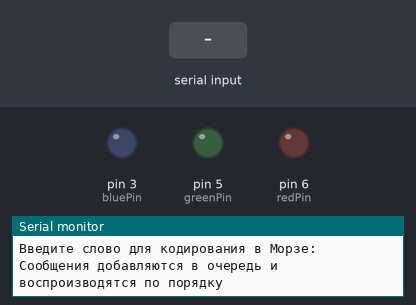
A sketch run on a simulated Arduino Uno, built with avr-gcc and run on an emulated ATmega328P. On the bench: output pins drawn as LEDs (lit = HIGH), the last lines printed to the serial monitor. The inputs (shaded band) are chosen by the test bench.

Above: at 1.3 s.
1.4 s: "90 45\n" received over Serial
At 3.8 s:
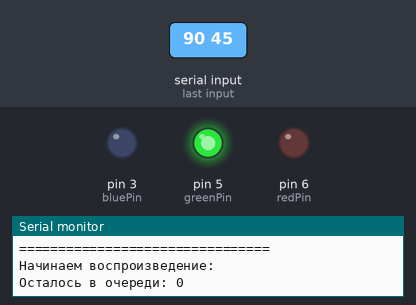
4.4 s: "30 150\n" received over Serial
At 6.9 s:
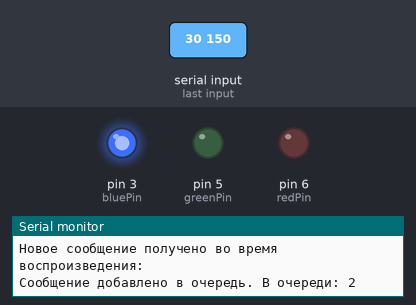
7.4 s: "1\n" received over Serial
At 9.6 s:
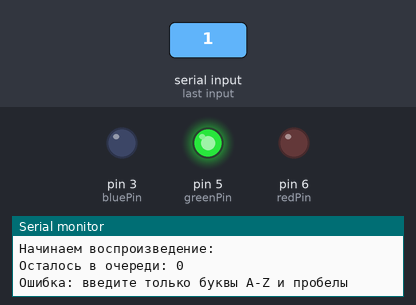
9.9 s: "2\n" received over Serial
At 11.3 s:
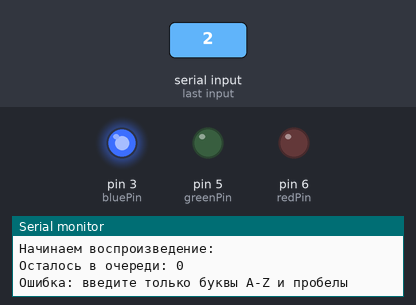
11.4 s: "3\n" received over Serial
Timing chart, 0 to 15.4 s (numbered marks = the images above; inputs shaded):
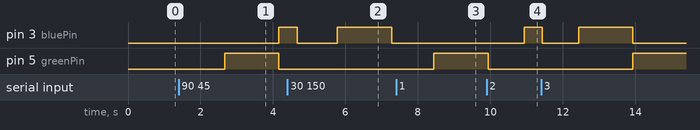

Measured:
- after the input at 1.4 s, pin 3 (bluePin): LOW → HIGH after 2.8 s; pin 5 (greenPin): LOW → HIGH after 1.3 s, → LOW 1.5 s later
- after the input at 4.4 s, pin 3 (bluePin): HIGH → LOW after 0.26 s instead of 1.8 s; pin 5 (greenPin): stays LOW (without the input it goes to HIGH after 1.8 s)
- after the input at 7.4 s, pin 3 (bluePin): stays LOW (without the input it goes to HIGH after 1.5 s)
- after the input at 9.9 s, pin 3 (bluePin): LOW → HIGH after 1.0 s instead of 0.04 s

The sketch:

sketch_arduino.ino
```cpp
#include <Wire.h>


int redPin = 6;
int greenPin = 5;
int bluePin = 3;


const unsigned long DOT_DURATION = 500;


const int MAX_QUEUE_SIZE = 10;
String messageQueue[MAX_QUEUE_SIZE];
int queueSize = 0;
int currentIndex = 0;
bool isPlaying = false;
String currentMorseCode = "";
String currentOriginalMessage = "";


struct MorseEntry {
  char letter;
  const char* code;
};


MorseEntry morseAlphabet[] = {
  {'A',"12"}, {'B',"2111"}, {'C',"2121"}, {'D',"211"}, {'E',"1"},
  {'F',"1121"}, {'G',"221"}, {'H',"1111"}, {'I',"11"}, {'J',"1222"},
  {'K',"212"}, {'L',"1211"}, {'M',"22"}, {'N',"21"}, {'O',"222"},
  {'P',"1221"}, {'Q',"2212"}, {'R',"121"}, {'S',"111"}, {'T',"2"},
  {'U',"112"}, {'V',"1112"}, {'W',"122"}, {'X',"2112"}, {'Y',"2122"}, {'Z',"2211"},
  {' ', "2222"}
};
const int morseSize = sizeof(morseAlphabet)/sizeof(morseAlphabet[0]);


String getMorseCode(char c) {
  for (int i=0; i<morseSize; i++) {
    if (morseAlphabet[i].letter == c) {
      return String(morseAlphabet[i].code);
    }
  }
  return "";
}


void setLEDColor(int color) {
  digitalWrite(redPin, LOW);
  digitalWrite(greenPin, LOW);
  digitalWrite(bluePin, LOW);

  switch(color) {
    case 1: digitalWrite(redPin, HIGH); break;   // Красный
    case 2: digitalWrite(bluePin, HIGH); break;  // Синий
    case 3: digitalWrite(greenPin, HIGH); break; // Зелёный (разделитель)
  }
}


String textToMorseCode(String text) {
  String result = "";
  text.toUpperCase();

  Serial.println("=== Соответствие букв и кодов Морзе ===");


  result += "333";

  for(int i = 0; i < text.length(); i++){
    char c = text[i];
    String code = getMorseCode(c);
    if (code.length() > 0) {
      Serial.print(c);
      Serial.print(" - ");
      Serial.println(code);
      result += code;


      if(c != ' ' && i < text.length() - 1 && text[i+1] != ' ') {
        result += "3";
      }
    }
  }


  Serial.println("================================");
  return result;
}


void addToQueue(String message) {
  if (queueSize < MAX_QUEUE_SIZE) {
    messageQueue[queueSize] = message;
    queueSize++;
    Serial.print("Сообщение добавлено в очередь. В очереди: ");
    Serial.println(queueSize);


    if (!isPlaying) {
      startNextMessage();
    }
  } else {
    Serial.println("Очередь переполнена! Сообщение не добавлено.");
  }
}


void startNextMessage() {
  if (currentIndex < queueSize) {
    String message = messageQueue[currentIndex];
    currentOriginalMessage = message;
    currentMorseCode = textToMorseCode(message);
    isPlaying = true;

    Serial.print("Начинаем воспроизведение: ");
    Serial.println(message);
    Serial.print("Осталось в очереди: ");
    Serial.println(queueSize - currentIndex - 1);
  } else {

    if (currentOriginalMessage != "") {
      Serial.println("Очередь пуста. Повтор последнего сообщения...");
      isPlaying = true;
    } else {
      isPlaying = false;
      Serial.println("Нет сообщений для воспроизведения.");
    }
  }
}


void playMorseSequence() {
  if (currentMorseCode == "") return;

  for (int i = 0; i < currentMorseCode.length(); i++) {
    char symbol = currentMorseCode[i];
    int color = (symbol == ' ') ? 0 : (symbol - '0');

    if(color > 0) {
      setLEDColor(color);
      delay(DOT_DURATION);
      setLEDColor(0); // выключить
    }


    if (Serial.available() > 0) {
      String inputWord = Serial.readString();
      inputWord.trim();

      while(Serial.available() > 0) {
        Serial.read();
      }

      if(inputWord.length() > 0){
        inputWord.toUpperCase();
        String cleanWord = "";
        for(int i = 0; i < inputWord.length(); i++) {
          char c = inputWord[i];
          if((c >= 'A' && c <= 'Z') || c == ' ') {
            cleanWord += c;
          }
        }

        if(cleanWord.length() > 0){
          Serial.print("Новое сообщение получено во время воспроизведения: ");
          Serial.println(cleanWord);
          addToQueue(cleanWord);
        }
      }
    }
  }


  currentIndex++;

  if (currentIndex < queueSize) {

    startNextMessage();
  } else if (queueSize > 0) {

    currentIndex = queueSize - 1;
    Serial.println("Повтор последнего сообщения...");
  } else {

    isPlaying = false;
    currentMorseCode = "";
    currentOriginalMessage = "";
  }
}

void setup() {
  pinMode(redPin, OUTPUT);
  pinMode(greenPin, OUTPUT);
  pinMode(bluePin, OUTPUT);

  Serial.begin(9600);
  while (!Serial) { ; }

  Serial.println();
  Serial.println("Передатчик Morse готов!");
  Serial.println("Введите слово для кодирования в Морзе:");
  Serial.println("Сообщения добавляются в очередь и воспроизводятся по порядку");
}

void loop() {

  if (Serial.available() > 0) {
    String inputWord = Serial.readString();
    inputWord.trim();

    while(Serial.available() > 0) {
      Serial.read();
    }

    if(inputWord.length() > 0){
      inputWord.toUpperCase();
      String cleanWord = "";
      for(int i = 0; i < inputWord.length(); i++) {
        char c = inputWord[i];
        if((c >= 'A' && c <= 'Z') || c == ' ') {
          cleanWord += c;
        }
      }

      if(cleanWord.length() > 0){
        Serial.print("Получено слово: ");
        Serial.println(cleanWord);
        addToQueue(cleanWord);
      } else {
        Serial.println("Ошибка: введите только буквы A-Z и пробелы");
      }
    }
  }


  if (isPlaying && currentMorseCode != "") {
    playMorseSequence();
  } else if (queueSize > 0) {

    startNextMessage();
  }
}
```
